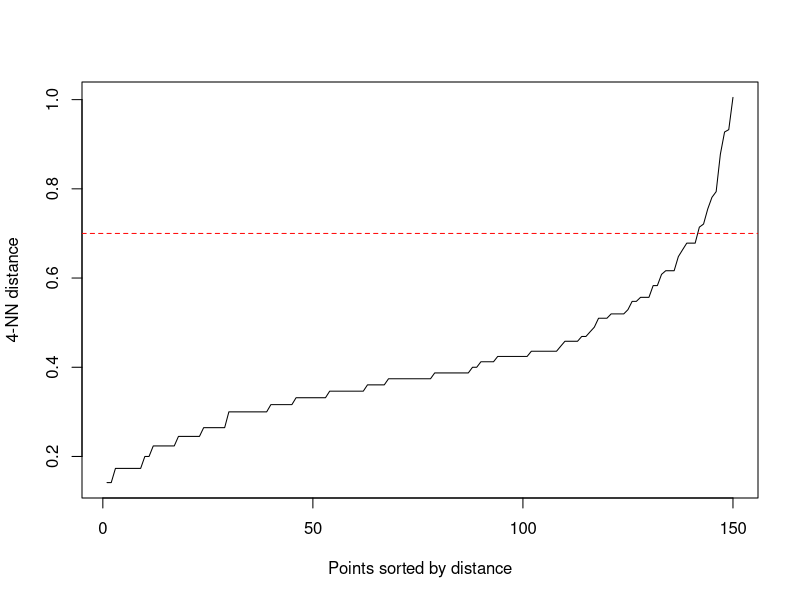
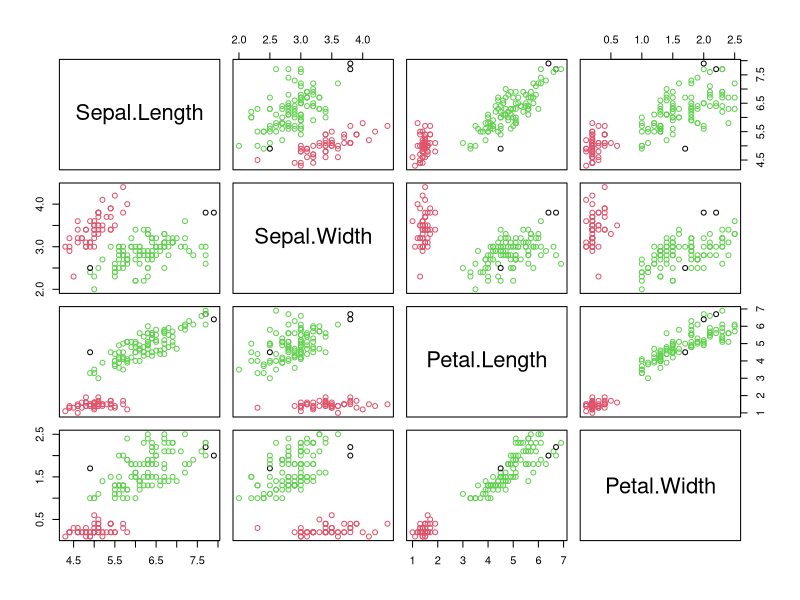
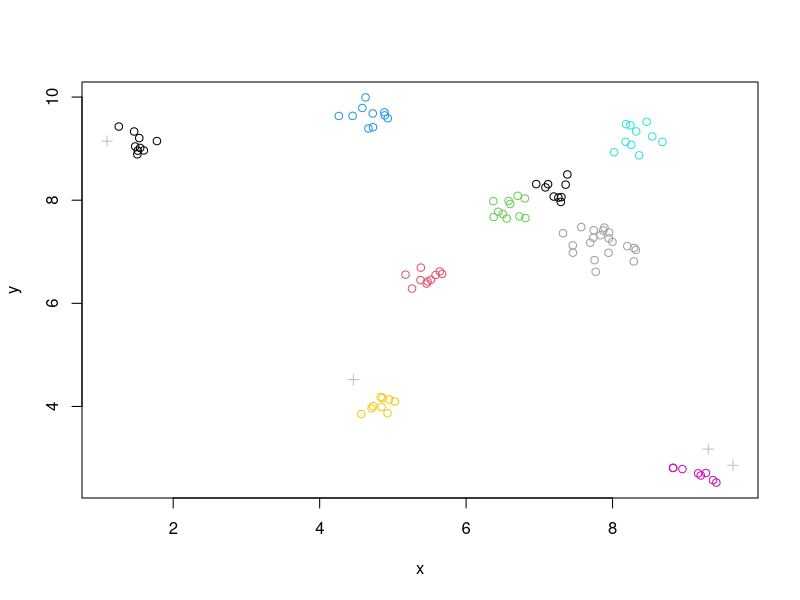
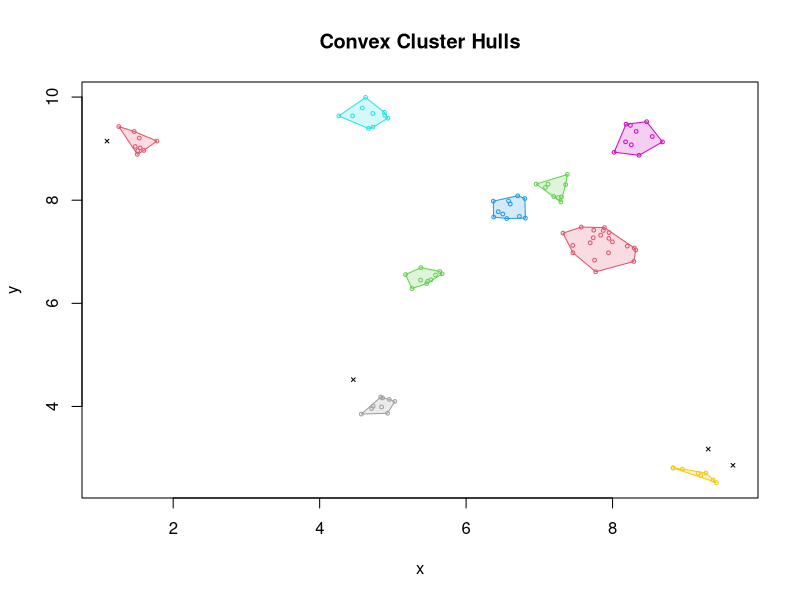
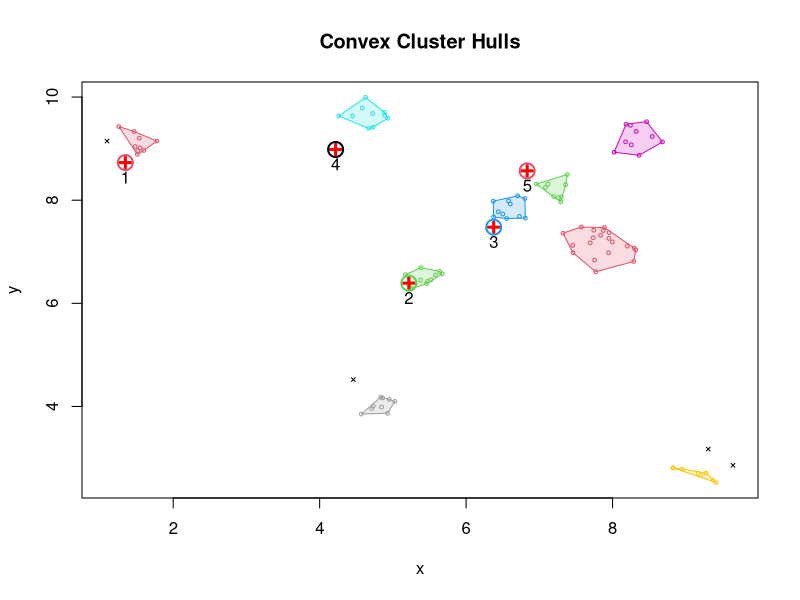

Recreate these plots in R, in order.
##### Essai DBSCAN

library(dbscan)

## Example 1: use dbscan on the iris data set
data(iris)
iris <- as.matrix(iris[, 1:4])

## Find suitable DBSCAN parameters:
## 1. We use minPts = dim + 1 = 5 for iris. A larger value can also be used.
## 2. We inspect the k-NN distance plot for k = minPts - 1 = 4
kNNdistplot(iris, minPts = 5)

## Noise seems to start around a 4-NN distance of .7
abline(h=.7, col = "red", lty = 2)

## Cluster with the chosen parameters
res <- dbscan(iris, eps = .7, minPts = 5)
res

pairs(iris, col = res$cluster + 1L)

## Use a precomputed frNN object
fr <- frNN(iris, eps = .7)
dbscan(fr, minPts = 5)

## Example 2: use data from fpc
set.seed(665544)
n <- 100
x <- cbind(
  x = runif(10, 0, 10) + rnorm(n, sd = 0.2),
  y = runif(10, 0, 10) + rnorm(n, sd = 0.2)
)

res <- dbscan(x, eps = .3, minPts = 3)
res

## plot clusters and add noise (cluster 0) as crosses.
plot(x, col = res$cluster)
points(x[res$cluster == 0, ], pch = 3, col = "grey")
hullplot(x, res)

## Predict cluster membership for new data points
## (Note: 0 means it is predicted as noise)
newdata <- x[1:5,] + rnorm(10, 0, .3)
hullplot(x, res)
points(newdata, pch = 3 , col = "red", lwd = 3)
text(newdata, pos = 1)

pred_label <- predict(res, newdata, data = x)
pred_label
points(newdata, col = pred_label + 1L,  cex = 2, lwd = 2)

## Compare speed against fpc version (if microbenchmark is installed)
## Note: we use dbscan::dbscan to make sure that we do now run the
## implementation in fpc.
if (FALSE) {
  if (requireNamespace("fpc", quietly = TRUE) &&
      requireNamespace("microbenchmark", quietly = TRUE)) {
    t_dbscan <- microbenchmark::microbenchmark(
      dbscan::dbscan(x, .3, 3), times = 10, unit = "ms")
    t_dbscan_linear <- microbenchmark::microbenchmark(
      dbscan::dbscan(x, .3, 3, search = "linear"), times = 10, unit = "ms")
    t_dbscan_dist <- microbenchmark::microbenchmark(
      dbscan::dbscan(x, .3, 3, search = "dist"), times = 10, unit = "ms")
    t_fpc <- microbenchmark::microbenchmark(
      fpc::dbscan(x, .3, 3), times = 10, unit = "ms")
    
    r <- rbind(t_fpc, t_dbscan_dist, t_dbscan_linear, t_dbscan)
    r
    
    boxplot(r,
            names = c('fpc', 'dbscan (dist)', 'dbscan (linear)', 'dbscan (kdtree)'),
            main = "Runtime comparison in ms")
    
    ## speedup of the kd-tree-based version compared to the fpc implementation
    median(t_fpc$time) / median(t_dbscan$time)
  }}

## Example 3: manually create a frNN object for dbscan (dbscan only needs ids and eps)
nn <- structure(list(ids = list(c(2,3), c(1,3), c(1,2,3), c(3,5), c(4,5)), eps = 1),
                class =  c("NN", "frNN"))
nn
dbscan(nn, minPts = 2)
